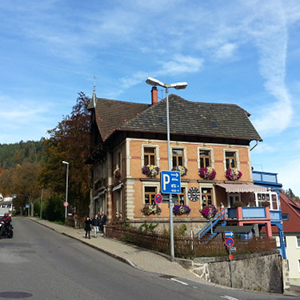
//> input picture pro15/translation_test.jpg, 300 x 300 px
$ ./translation   (built with g++ and OpenCV 4)
//> lines starting //> are read from the running program, lines starting //| are printed output that depends on the picture
#include <opencv2/opencv.hpp>
using namespace cv;
using namespace std;

void translation(Mat img, Mat& dst, Point pt)				// 평행이동 함수
{
	Rect rect(Point(0, 0), img.size());						// 입력영상 범위 사각형
	dst = Mat(img.size(), img.type(), Scalar(0));

	for (int i = 0; i < dst.rows; i++) {				// 목적영상 순회 - 역방향 사상
		for (int j = 0; j < dst.cols; j++)
		{
			Point dst_pt(j, i);						// 목적영상 좌표
			Point img_pt = dst_pt - pt;			// 입력영상 좌표
			if (rect.contains(img_pt))				// 입력영상 범위 확인
				dst.at<uchar>(dst_pt) = img.at<uchar>(img_pt);
		}
	}
}

int main()
{
	Mat image = imread("../image/translation_test.jpg", 0);
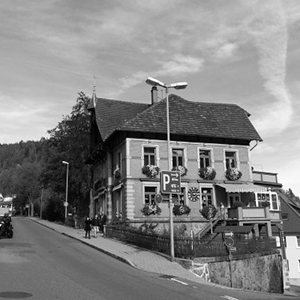
//> image: 300 rows x 300 cols, CV_8UC1; min 0, max 255, mean 131.1
	CV_Assert(image.data);

	Mat dst1, dst2;
	translation(image, dst1, Point(30, 80));		// 평행이동 수행
//> after the loop in translation, `for (int i = 0; i < dst.rows; i++)`:
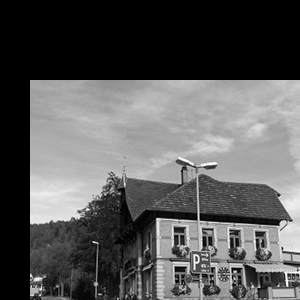
//> dst: 300 rows x 300 cols, CV_8UC1; min 0, max 255, mean 88.6
	translation(image, dst2, Point(-80, -50));
//> call 2 of translation, with pt = Point(-80, -50)
//> after the loop in translation (call 2), `for (int i = 0; i < dst.rows; i++)`:
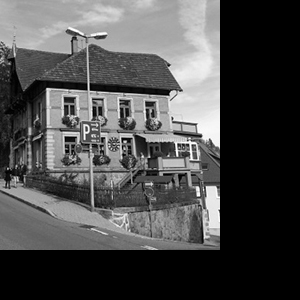
//> dst: 300 rows x 300 cols, CV_8UC1; min 0, max 255, mean 76

	imshow("image", image);
	imshow("dst1 - ( 30, 80) 이동", dst1);
	imshow("dst2 - (-80, -50) 이동", dst2);
	waitKey();
	return 0;
}

$ run again, with pro15/requirement.jpg copied over pro15/translation_test.jpg
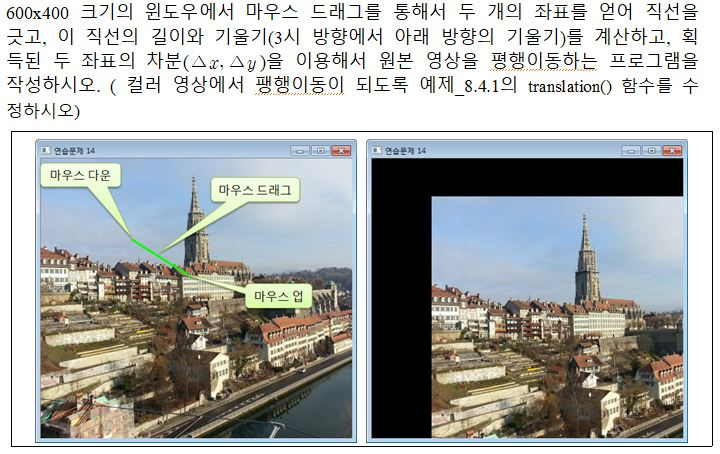
//> input picture pro15/requirement.jpg, 720 x 454 px
//> after the loop in translation, `for (int i = 0; i < dst.rows; i++)`:
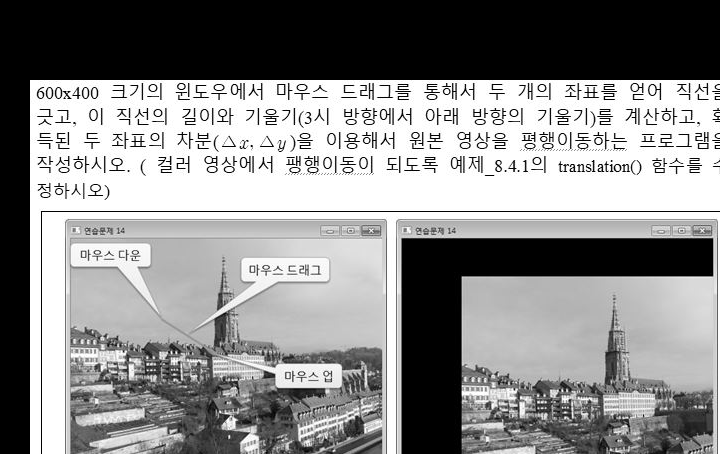
//> dst: 454 rows x 720 cols, CV_8UC1; min 0, max 255, mean 139.9
//> after the loop in translation (call 2), `for (int i = 0; i < dst.rows; i++)`:
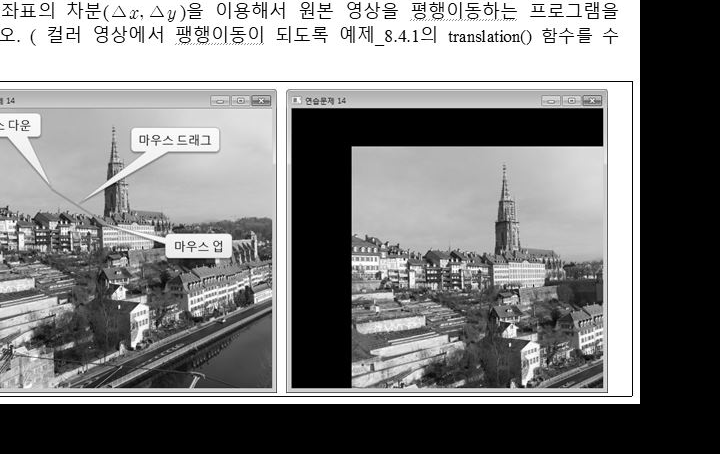
//> dst: 454 rows x 720 cols, CV_8UC1; min 0, max 255, mean 126.6
